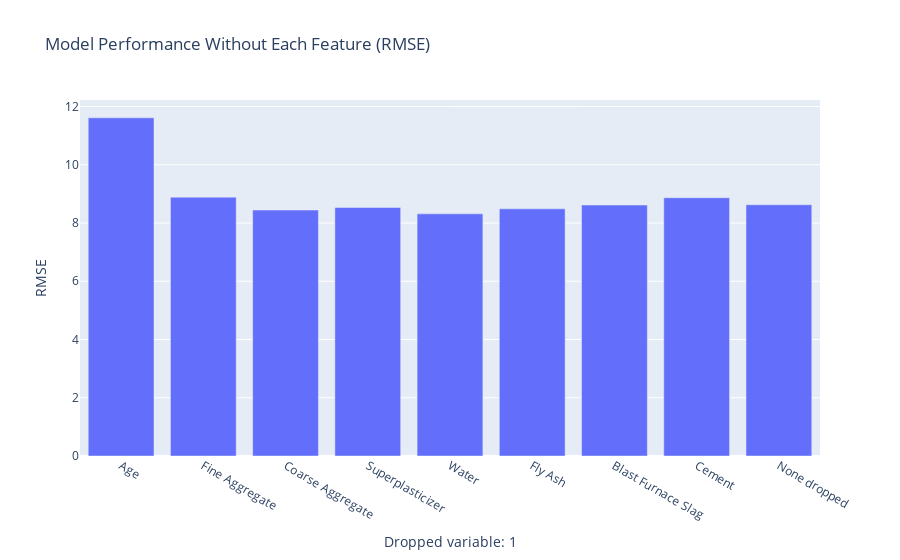
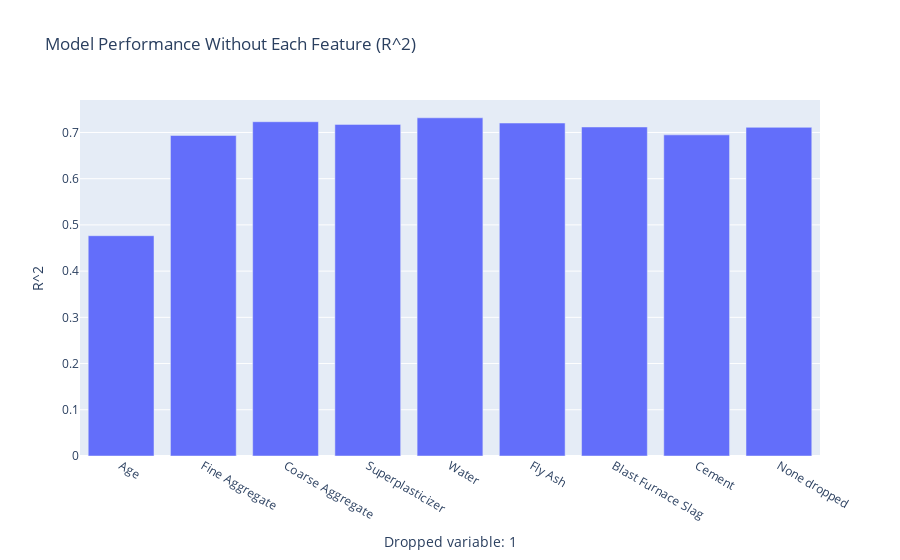
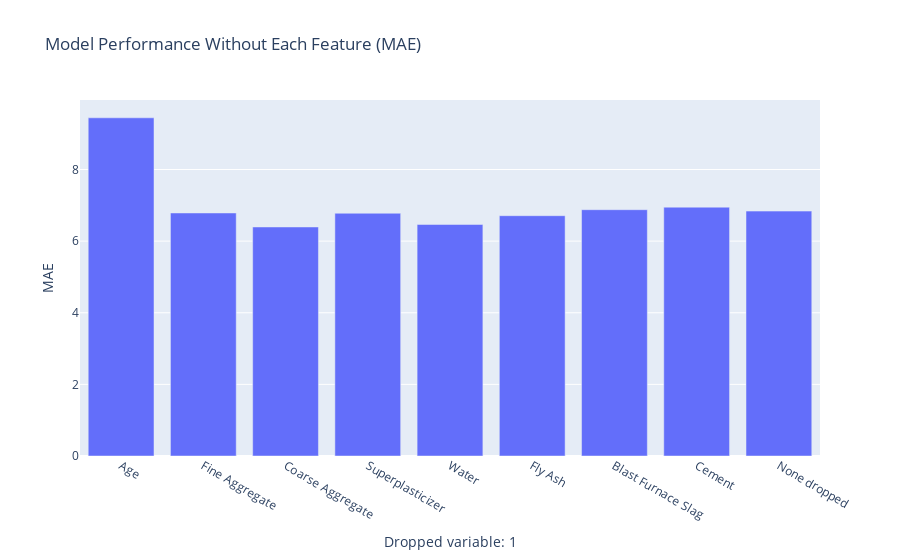

The cell these charts' notebook holds for them, in order:
### Code cell
def var_impact_pct():
    impact_df = pd.DataFrame(columns=['Dropped variable: 1','Dropped variable : 2', 'RMSE', 'R^2', 'MAE','RMSE %', 'R^2 %', 'MAE %', ])

    #Single var impact
    for i in range(8):
        index = 2**i
        impact_df.loc[i] = [gVarNames[(7-i)],gVarNames[9], gVarErrorDf.loc[index]['RMSE'], gVarErrorDf.loc[index]['R^2'], gVarErrorDf.loc[index]['MAE'], gVarErrorDf.loc[index]['RMSE %'], gVarErrorDf.loc[index]['R^2 %'], gVarErrorDf.loc[index]['MAE %']]
    #Data frame containing all single variable impacts
    
    impact_df.loc[8] = ["None dropped",'', gVarErrorDf.loc[0]['RMSE'], gVarErrorDf.loc[0]['R^2'], gVarErrorDf.loc[0]['MAE'], gVarErrorDf.loc[0]['RMSE %'], gVarErrorDf.loc[0]['R^2 %'], gVarErrorDf.loc[0]['MAE %']]
    plot_as_bar(impact_df)  
    
    #double var impact
    l = 9
    for j in range(7):
        #loop from j+1 to 8
        for k in range(j+1,8):
            if j != k:
                index = 2**j + 2**k #7- index to move through gVarNames correctly
                impact_df.loc[l] = [gVarNames[(7-j)], gVarNames[(7-k)], gVarErrorDf.loc[index]['RMSE'], gVarErrorDf.loc[index]['R^2'], gVarErrorDf.loc[index]['MAE'], gVarErrorDf.loc[index]['RMSE %'], gVarErrorDf.loc[index]['R^2 %'], gVarErrorDf.loc[index]['MAE %']]
                l += 1
    #Data frame containing all double variable impacts
    
    impact_df['R^2_rank'] = impact_df['R^2'].rank(ascending=False)
    impact_df['RMSE_rank'] = impact_df['RMSE'].rank()
    impact_df['MAE_rank'] = impact_df['MAE'].rank()

    # Calculate the sum of the ranks
    impact_df['rank_sum'] = impact_df['R^2_rank'] + impact_df['RMSE_rank'] + impact_df['MAE_rank']

    # Find the model with the lowest rank sum
    best_model = impact_df['rank_sum'].idxmin()
    #sort the data frame
    impact_df.sort_values(by=['rank_sum'], inplace=True) #This shows that Cement, Age and Blast funrace slag are the most important variables for predicting concrete strength. Removing the other variables imporves the model performance.
    print(impact_df)
    #export to excel 
    impact_df.to_excel('impact_df.xlsx')
    
var_impact_pct()

### Figure 1 — Plotly figure (JSON) as saved in the notebook; plotly's stock layout.template omitted (floating-point values rounded to 4 significant figures)
{"data": [{"alignmentgroup": "True", "hovertemplate": "Dropped variable: 1=%{x}<br>RMSE=%{y}<extra></extra>", "legendgroup": "", "marker": {"color": "#636efa", "pattern": {"shape": ""}}, "name": "", "offsetgroup": "", "orientation": "v", "showlegend": false, "textposition": "auto", "type": "bar", "x": ["Age", "Fine Aggregate", "Coarse Aggregate", "Superplasticizer", "Water", "Fly Ash", "Blast Furnace Slag", "Cement", "None dropped"], "xaxis": "x", "y": [11.61, 8.888, 8.445, 8.532, 8.314, 8.487, 8.617, 8.868, 8.628], "yaxis": "y"}], "layout": {"barmode": "relative", "legend": {"tracegroupgap": 0}, "title": {"text": "Model Performance Without Each Feature (RMSE)"}, "xaxis": {"anchor": "y", "domain": [0, 1], "title": {"text": "Dropped variable: 1"}}, "yaxis": {"anchor": "x", "domain": [0, 1], "title": {"text": "RMSE"}}}}

### Figure 2 — Plotly figure (JSON) as saved in the notebook; plotly's stock layout.template omitted (floating-point values rounded to 4 significant figures)
{"data": [{"alignmentgroup": "True", "hovertemplate": "Dropped variable: 1=%{x}<br>R^2=%{y}<extra></extra>", "legendgroup": "", "marker": {"color": "#636efa", "pattern": {"shape": ""}}, "name": "", "offsetgroup": "", "orientation": "v", "showlegend": false, "textposition": "auto", "type": "bar", "x": ["Age", "Fine Aggregate", "Coarse Aggregate", "Superplasticizer", "Water", "Fly Ash", "Blast Furnace Slag", "Cement", "None dropped"], "xaxis": "x", "y": [0.4766, 0.6935, 0.7232, 0.7175, 0.7317, 0.7204, 0.7119, 0.6948, 0.7111], "yaxis": "y"}], "layout": {"barmode": "relative", "legend": {"tracegroupgap": 0}, "title": {"text": "Model Performance Without Each Feature (R^2)"}, "xaxis": {"anchor": "y", "domain": [0, 1], "title": {"text": "Dropped variable: 1"}}, "yaxis": {"anchor": "x", "domain": [0, 1], "title": {"text": "R^2"}}}}

### Figure 3 — Plotly figure (JSON) as saved in the notebook; plotly's stock layout.template omitted (floating-point values rounded to 4 significant figures)
{"data": [{"alignmentgroup": "True", "hovertemplate": "Dropped variable: 1=%{x}<br>MAE=%{y}<extra></extra>", "legendgroup": "", "marker": {"color": "#636efa", "pattern": {"shape": ""}}, "name": "", "offsetgroup": "", "orientation": "v", "showlegend": false, "textposition": "auto", "type": "bar", "x": ["Age", "Fine Aggregate", "Coarse Aggregate", "Superplasticizer", "Water", "Fly Ash", "Blast Furnace Slag", "Cement", "None dropped"], "xaxis": "x", "y": [9.444, 6.786, 6.395, 6.778, 6.465, 6.71, 6.878, 6.948, 6.838], "yaxis": "y"}], "layout": {"barmode": "relative", "legend": {"tracegroupgap": 0}, "title": {"text": "Model Performance Without Each Feature (MAE)"}, "xaxis": {"anchor": "y", "domain": [0, 1], "title": {"text": "Dropped variable: 1"}}, "yaxis": {"anchor": "x", "domain": [0, 1], "title": {"text": "MAE"}}}}
